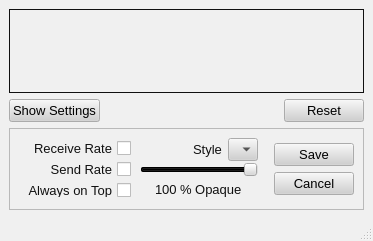
<ui version="4.0" >
 <class>BandwidthGraph</class>
 <widget class="QMainWindow" name="BandwidthGraph" >
  <property name="geometry" >
   <rect>
    <x>0</x>
    <y>0</y>
    <width>373</width>
    <height>241</height>
   </rect>
  </property>
  <property name="palette" >
   <palette>
    <active>
     <colorrole role="WindowText" >
      <brush brushstyle="SolidPattern" >
       <color alpha="255" >
        <red>16</red>
        <green>16</green>
        <blue>16</blue>
       </color>
      </brush>
     </colorrole>
     <colorrole role="Button" >
      <brush brushstyle="SolidPattern" >
       <color alpha="255" >
        <red>208</red>
        <green>208</green>
        <blue>208</blue>
       </color>
      </brush>
     </colorrole>
     <colorrole role="Light" >
      <brush brushstyle="SolidPattern" >
       <color alpha="255" >
        <red>255</red>
        <green>255</green>
        <blue>255</blue>
       </color>
      </brush>
     </colorrole>
     <colorrole role="Midlight" >
      <brush brushstyle="SolidPattern" >
       <color alpha="255" >
        <red>247</red>
        <green>247</green>
        <blue>247</blue>
       </color>
      </brush>
     </colorrole>
     <colorrole role="Dark" >
      <brush brushstyle="SolidPattern" >
       <color alpha="255" >
        <red>104</red>
        <green>104</green>
        <blue>104</blue>
       </color>
      </brush>
     </colorrole>
     <colorrole role="Mid" >
      <brush brushstyle="SolidPattern" >
       <color alpha="255" >
        <red>160</red>
        <green>160</green>
        <blue>160</blue>
       </color>
      </brush>
     </colorrole>
     <colorrole role="Text" >
      <brush brushstyle="SolidPattern" >
       <color alpha="255" >
        <red>0</red>
        <green>0</green>
        <blue>0</blue>
       </color>
      </brush>
     </colorrole>
     <colorrole role="BrightText" >
      <brush brushstyle="SolidPattern" >
       <color alpha="255" >
        <red>255</red>
        <green>255</green>
        <blue>255</blue>
       </color>
      </brush>
     </colorrole>
     <colorrole role="ButtonText" >
      <brush brushstyle="SolidPattern" >
       <color alpha="255" >
        <red>0</red>
        <green>0</green>
        <blue>0</blue>
       </color>
      </brush>
     </colorrole>
     <colorrole role="Base" >
      <brush brushstyle="SolidPattern" >
       <color alpha="255" >
        <red>255</red>
        <green>255</green>
        <blue>255</blue>
       </color>
      </brush>
     </colorrole>
     <colorrole role="Window" >
      <brush brushstyle="SolidPattern" >
       <color alpha="255" >
        <red>240</red>
        <green>240</green>
        <blue>240</blue>
       </color>
      </brush>
     </colorrole>
     <colorrole role="Shadow" >
      <brush brushstyle="SolidPattern" >
       <color alpha="255" >
        <red>0</red>
        <green>0</green>
        <blue>0</blue>
       </color>
      </brush>
     </colorrole>
     <colorrole role="Highlight" >
      <brush brushstyle="SolidPattern" >
       <color alpha="255" >
        <red>0</red>
        <green>0</green>
        <blue>0</blue>
       </color>
      </brush>
     </colorrole>
     <colorrole role="HighlightedText" >
      <brush brushstyle="SolidPattern" >
       <color alpha="255" >
        <red>255</red>
        <green>255</green>
        <blue>255</blue>
       </color>
      </brush>
     </colorrole>
     <colorrole role="Link" >
      <brush brushstyle="SolidPattern" >
       <color alpha="255" >
        <red>0</red>
        <green>0</green>
        <blue>255</blue>
       </color>
      </brush>
     </colorrole>
     <colorrole role="LinkVisited" >
      <brush brushstyle="SolidPattern" >
       <color alpha="255" >
        <red>255</red>
        <green>0</green>
        <blue>255</blue>
       </color>
      </brush>
     </colorrole>
     <colorrole role="AlternateBase" >
      <brush brushstyle="SolidPattern" >
       <color alpha="255" >
        <red>247</red>
        <green>247</green>
        <blue>247</blue>
       </color>
      </brush>
     </colorrole>
    </active>
    <inactive>
     <colorrole role="WindowText" >
      <brush brushstyle="SolidPattern" >
       <color alpha="255" >
        <red>16</red>
        <green>16</green>
        <blue>16</blue>
       </color>
      </brush>
     </colorrole>
     <colorrole role="Button" >
      <brush brushstyle="SolidPattern" >
       <color alpha="255" >
        <red>208</red>
        <green>208</green>
        <blue>208</blue>
       </color>
      </brush>
     </colorrole>
     <colorrole role="Light" >
      <brush brushstyle="SolidPattern" >
       <color alpha="255" >
        <red>255</red>
        <green>255</green>
        <blue>255</blue>
       </color>
      </brush>
     </colorrole>
     <colorrole role="Midlight" >
      <brush brushstyle="SolidPattern" >
       <color alpha="255" >
        <red>247</red>
        <green>247</green>
        <blue>247</blue>
       </color>
      </brush>
     </colorrole>
     <colorrole role="Dark" >
      <brush brushstyle="SolidPattern" >
       <color alpha="255" >
        <red>104</red>
        <green>104</green>
        <blue>104</blue>
       </color>
      </brush>
     </colorrole>
     <colorrole role="Mid" >
      <brush brushstyle="SolidPattern" >
       <color alpha="255" >
        <red>160</red>
        <green>160</green>
        <blue>160</blue>
       </color>
      </brush>
     </colorrole>
     <colorrole role="Text" >
      <brush brushstyle="SolidPattern" >
       <color alpha="255" >
        <red>0</red>
        <green>0</green>
        <blue>0</blue>
       </color>
      </brush>
     </colorrole>
     <colorrole role="BrightText" >
      <brush brushstyle="SolidPattern" >
       <color alpha="255" >
        <red>255</red>
        <green>255</green>
        <blue>255</blue>
       </color>
      </brush>
     </colorrole>
     <colorrole role="ButtonText" >
      <brush brushstyle="SolidPattern" >
       <color alpha="255" >
        <red>0</red>
        <green>0</green>
        <blue>0</blue>
       </color>
      </brush>
     </colorrole>
     <colorrole role="Base" >
      <brush brushstyle="SolidPattern" >
       <color alpha="255" >
        <red>255</red>
        <green>255</green>
        <blue>255</blue>
       </color>
      </brush>
     </colorrole>
     <colorrole role="Window" >
      <brush brushstyle="SolidPattern" >
       <color alpha="255" >
        <red>240</red>
        <green>240</green>
        <blue>240</blue>
       </color>
      </brush>
     </colorrole>
     <colorrole role="Shadow" >
      <brush brushstyle="SolidPattern" >
       <color alpha="255" >
        <red>0</red>
        <green>0</green>
        <blue>0</blue>
       </color>
      </brush>
     </colorrole>
     <colorrole role="Highlight" >
      <brush brushstyle="SolidPattern" >
       <color alpha="255" >
        <red>0</red>
        <green>0</green>
        <blue>0</blue>
       </color>
      </brush>
     </colorrole>
     <colorrole role="HighlightedText" >
      <brush brushstyle="SolidPattern" >
       <color alpha="255" >
        <red>255</red>
        <green>255</green>
        <blue>255</blue>
       </color>
      </brush>
     </colorrole>
     <colorrole role="Link" >
      <brush brushstyle="SolidPattern" >
       <color alpha="255" >
        <red>0</red>
        <green>0</green>
        <blue>255</blue>
       </color>
      </brush>
     </colorrole>
     <colorrole role="LinkVisited" >
      <brush brushstyle="SolidPattern" >
       <color alpha="255" >
        <red>255</red>
        <green>0</green>
        <blue>255</blue>
       </color>
      </brush>
     </colorrole>
     <colorrole role="AlternateBase" >
      <brush brushstyle="SolidPattern" >
       <color alpha="255" >
        <red>247</red>
        <green>247</green>
        <blue>247</blue>
       </color>
      </brush>
     </colorrole>
    </inactive>
    <disabled>
     <colorrole role="WindowText" >
      <brush brushstyle="SolidPattern" >
       <color alpha="255" >
        <red>104</red>
        <green>104</green>
        <blue>104</blue>
       </color>
      </brush>
     </colorrole>
     <colorrole role="Button" >
      <brush brushstyle="SolidPattern" >
       <color alpha="255" >
        <red>208</red>
        <green>208</green>
        <blue>208</blue>
       </color>
      </brush>
     </colorrole>
     <colorrole role="Light" >
      <brush brushstyle="SolidPattern" >
       <color alpha="255" >
        <red>255</red>
        <green>255</green>
        <blue>255</blue>
       </color>
      </brush>
     </colorrole>
     <colorrole role="Midlight" >
      <brush brushstyle="SolidPattern" >
       <color alpha="255" >
        <red>247</red>
        <green>247</green>
        <blue>247</blue>
       </color>
      </brush>
     </colorrole>
     <colorrole role="Dark" >
      <brush brushstyle="SolidPattern" >
       <color alpha="255" >
        <red>104</red>
        <green>104</green>
        <blue>104</blue>
       </color>
      </brush>
     </colorrole>
     <colorrole role="Mid" >
      <brush brushstyle="SolidPattern" >
       <color alpha="255" >
        <red>160</red>
        <green>160</green>
        <blue>160</blue>
       </color>
      </brush>
     </colorrole>
     <colorrole role="Text" >
      <brush brushstyle="SolidPattern" >
       <color alpha="255" >
        <red>104</red>
        <green>104</green>
        <blue>104</blue>
       </color>
      </brush>
     </colorrole>
     <colorrole role="BrightText" >
      <brush brushstyle="SolidPattern" >
       <color alpha="255" >
        <red>255</red>
        <green>255</green>
        <blue>255</blue>
       </color>
      </brush>
     </colorrole>
     <colorrole role="ButtonText" >
      <brush brushstyle="SolidPattern" >
       <color alpha="255" >
        <red>104</red>
        <green>104</green>
        <blue>104</blue>
       </color>
      </brush>
     </colorrole>
     <colorrole role="Base" >
      <brush brushstyle="SolidPattern" >
       <color alpha="255" >
        <red>240</red>
        <green>240</green>
        <blue>240</blue>
       </color>
      </brush>
     </colorrole>
     <colorrole role="Window" >
      <brush brushstyle="SolidPattern" >
       <color alpha="255" >
        <red>240</red>
        <green>240</green>
        <blue>240</blue>
       </color>
      </brush>
     </colorrole>
     <colorrole role="Shadow" >
      <brush brushstyle="SolidPattern" >
       <color alpha="255" >
        <red>0</red>
        <green>0</green>
        <blue>0</blue>
       </color>
      </brush>
     </colorrole>
     <colorrole role="Highlight" >
      <brush brushstyle="SolidPattern" >
       <color alpha="255" >
        <red>0</red>
        <green>0</green>
        <blue>0</blue>
       </color>
      </brush>
     </colorrole>
     <colorrole role="HighlightedText" >
      <brush brushstyle="SolidPattern" >
       <color alpha="255" >
        <red>255</red>
        <green>255</green>
        <blue>255</blue>
       </color>
      </brush>
     </colorrole>
     <colorrole role="Link" >
      <brush brushstyle="SolidPattern" >
       <color alpha="255" >
        <red>0</red>
        <green>0</green>
        <blue>255</blue>
       </color>
      </brush>
     </colorrole>
     <colorrole role="LinkVisited" >
      <brush brushstyle="SolidPattern" >
       <color alpha="255" >
        <red>255</red>
        <green>0</green>
        <blue>255</blue>
       </color>
      </brush>
     </colorrole>
     <colorrole role="AlternateBase" >
      <brush brushstyle="SolidPattern" >
       <color alpha="255" >
        <red>247</red>
        <green>247</green>
        <blue>247</blue>
       </color>
      </brush>
     </colorrole>
    </disabled>
   </palette>
  </property>
  <property name="font" >
   <font>
    <pointsize>10</pointsize>
   </font>
  </property>
  <property name="contextMenuPolicy" >
   <enum>Qt::NoContextMenu</enum>
  </property>
  <property name="windowTitle" >
   <string>Kommute  Bandwidth Usage</string>
  </property>
  <property name="windowIcon" >
   <iconset resource="../resources.qrc" >:/resources/graph.png</iconset>
  </property>
  <widget class="QWidget" name="centralwidget" >
   <layout class="QGridLayout" >
    <property name="leftMargin" >
     <number>9</number>
    </property>
    <property name="topMargin" >
     <number>9</number>
    </property>
    <property name="rightMargin" >
     <number>9</number>
    </property>
    <property name="bottomMargin" >
     <number>9</number>
    </property>
    <property name="horizontalSpacing" >
     <number>6</number>
    </property>
    <property name="verticalSpacing" >
     <number>6</number>
    </property>
    <item row="1" column="0" >
     <layout class="QHBoxLayout" >
      <property name="spacing" >
       <number>6</number>
      </property>
      <property name="leftMargin" >
       <number>0</number>
      </property>
      <property name="topMargin" >
       <number>0</number>
      </property>
      <property name="rightMargin" >
       <number>0</number>
      </property>
      <property name="bottomMargin" >
       <number>0</number>
      </property>
      <item>
       <widget class="QPushButton" name="btnToggleSettings" >
        <property name="text" >
         <string>Show Settings</string>
        </property>
        <property name="checkable" >
         <bool>true</bool>
        </property>
       </widget>
      </item>
      <item>
       <spacer>
        <property name="orientation" >
         <enum>Qt::Horizontal</enum>
        </property>
        <property name="sizeHint" >
         <size>
          <width>21</width>
          <height>20</height>
         </size>
        </property>
       </spacer>
      </item>
      <item>
       <widget class="QPushButton" name="btnReset" >
        <property name="text" >
         <string>Reset</string>
        </property>
       </widget>
      </item>
     </layout>
    </item>
    <item row="0" column="0" >
     <widget class="GraphFrame" name="frmGraph" >
      <property name="minimumSize" >
       <size>
        <width>120</width>
        <height>80</height>
       </size>
      </property>
      <property name="font" >
       <font>
        <pointsize>10</pointsize>
       </font>
      </property>
      <property name="contextMenuPolicy" >
       <enum>Qt::NoContextMenu</enum>
      </property>
      <property name="frameShape" >
       <enum>QFrame::Box</enum>
      </property>
      <property name="frameShadow" >
       <enum>QFrame::Plain</enum>
      </property>
     </widget>
    </item>
    <item row="2" column="0" >
     <widget class="QFrame" name="frmSettings" >
      <property name="sizePolicy" >
       <sizepolicy vsizetype="Fixed" hsizetype="Fixed" >
        <horstretch>0</horstretch>
        <verstretch>0</verstretch>
       </sizepolicy>
      </property>
      <property name="minimumSize" >
       <size>
        <width>355</width>
        <height>82</height>
       </size>
      </property>
      <property name="maximumSize" >
       <size>
        <width>355</width>
        <height>82</height>
       </size>
      </property>
      <property name="contextMenuPolicy" >
       <enum>Qt::NoContextMenu</enum>
      </property>
      <property name="frameShape" >
       <enum>QFrame::StyledPanel</enum>
      </property>
      <property name="frameShadow" >
       <enum>QFrame::Raised</enum>
      </property>
      <layout class="QHBoxLayout" >
       <property name="spacing" >
        <number>6</number>
       </property>
       <property name="leftMargin" >
        <number>9</number>
       </property>
       <property name="topMargin" >
        <number>9</number>
       </property>
       <property name="rightMargin" >
        <number>9</number>
       </property>
       <property name="bottomMargin" >
        <number>9</number>
       </property>
       <item>
        <layout class="QVBoxLayout" >
         <property name="spacing" >
          <number>6</number>
         </property>
         <property name="leftMargin" >
          <number>3</number>
         </property>
         <property name="topMargin" >
          <number>3</number>
         </property>
         <property name="rightMargin" >
          <number>3</number>
         </property>
         <property name="bottomMargin" >
          <number>3</number>
         </property>
         <item>
          <widget class="QCheckBox" name="chkReceiveRate" >
           <property name="font" >
            <font>
             <pointsize>10</pointsize>
            </font>
           </property>
           <property name="contextMenuPolicy" >
            <enum>Qt::NoContextMenu</enum>
           </property>
           <property name="toolTip" >
            <string/>
           </property>
           <property name="layoutDirection" >
            <enum>Qt::RightToLeft</enum>
           </property>
           <property name="text" >
            <string>Receive Rate</string>
           </property>
           <property name="checked" >
            <bool>false</bool>
           </property>
          </widget>
         </item>
         <item>
          <widget class="QCheckBox" name="chkSendRate" >
           <property name="font" >
            <font>
             <pointsize>10</pointsize>
            </font>
           </property>
           <property name="contextMenuPolicy" >
            <enum>Qt::NoContextMenu</enum>
           </property>
           <property name="toolTip" >
            <string/>
           </property>
           <property name="layoutDirection" >
            <enum>Qt::RightToLeft</enum>
           </property>
           <property name="text" >
            <string>Send Rate</string>
           </property>
           <property name="checked" >
            <bool>false</bool>
           </property>
          </widget>
         </item>
         <item>
          <widget class="QCheckBox" name="chkAlwaysOnTop" >
           <property name="layoutDirection" >
            <enum>Qt::RightToLeft</enum>
           </property>
           <property name="text" >
            <string>Always on Top</string>
           </property>
          </widget>
         </item>
         <item>
          <spacer>
           <property name="orientation" >
            <enum>Qt::Vertical</enum>
           </property>
           <property name="sizeHint" >
            <size>
             <width>20</width>
             <height>21</height>
            </size>
           </property>
          </spacer>
         </item>
        </layout>
       </item>
       <item>
        <layout class="QVBoxLayout" >
         <property name="spacing" >
          <number>1</number>
         </property>
         <property name="leftMargin" >
          <number>0</number>
         </property>
         <property name="topMargin" >
          <number>0</number>
         </property>
         <property name="rightMargin" >
          <number>0</number>
         </property>
         <property name="bottomMargin" >
          <number>0</number>
         </property>
         <item>
          <layout class="QHBoxLayout" >
           <property name="spacing" >
            <number>6</number>
           </property>
           <property name="leftMargin" >
            <number>0</number>
           </property>
           <property name="topMargin" >
            <number>0</number>
           </property>
           <property name="rightMargin" >
            <number>0</number>
           </property>
           <property name="bottomMargin" >
            <number>0</number>
           </property>
           <item>
            <spacer>
             <property name="orientation" >
              <enum>Qt::Horizontal</enum>
             </property>
             <property name="sizeHint" >
              <size>
               <width>20</width>
               <height>20</height>
              </size>
             </property>
            </spacer>
           </item>
           <item>
            <widget class="QLabel" name="label_2" >
             <property name="font" >
              <font>
               <pointsize>10</pointsize>
              </font>
             </property>
             <property name="text" >
              <string>Style</string>
             </property>
            </widget>
           </item>
           <item>
            <widget class="QComboBox" name="cmbGraphStyle" >
             <item>
              <property name="text" >
               <string/>
              </property>
              <property name="icon" >
               <iconset resource="../resources.qrc" >:/resources/graph-line.png</iconset>
              </property>
             </item>
             <item>
              <property name="text" >
               <string/>
              </property>
              <property name="icon" >
               <iconset resource="../resources.qrc" >:/resources/graph-area.png</iconset>
              </property>
             </item>
            </widget>
           </item>
          </layout>
         </item>
         <item>
          <widget class="QFrame" name="frmOpacity" >
           <property name="contextMenuPolicy" >
            <enum>Qt::NoContextMenu</enum>
           </property>
           <property name="frameShape" >
            <enum>QFrame::NoFrame</enum>
           </property>
           <property name="frameShadow" >
            <enum>QFrame::Plain</enum>
           </property>
           <layout class="QVBoxLayout" >
            <property name="spacing" >
             <number>3</number>
            </property>
            <property name="leftMargin" >
             <number>0</number>
            </property>
            <property name="topMargin" >
             <number>0</number>
            </property>
            <property name="rightMargin" >
             <number>0</number>
            </property>
            <property name="bottomMargin" >
             <number>0</number>
            </property>
            <item>
             <widget class="QSlider" name="sldrOpacity" >
              <property name="contextMenuPolicy" >
               <enum>Qt::NoContextMenu</enum>
              </property>
              <property name="toolTip" >
               <string>Changes the transparency of the Bandwidth Graph</string>
              </property>
              <property name="minimum" >
               <number>30</number>
              </property>
              <property name="maximum" >
               <number>100</number>
              </property>
              <property name="value" >
               <number>100</number>
              </property>
              <property name="sliderPosition" >
               <number>100</number>
              </property>
              <property name="tracking" >
               <bool>false</bool>
              </property>
              <property name="orientation" >
               <enum>Qt::Horizontal</enum>
              </property>
              <property name="invertedAppearance" >
               <bool>false</bool>
              </property>
              <property name="tickPosition" >
               <enum>QSlider::NoTicks</enum>
              </property>
              <property name="tickInterval" >
               <number>10</number>
              </property>
             </widget>
            </item>
            <item>
             <spacer>
              <property name="orientation" >
               <enum>Qt::Vertical</enum>
              </property>
              <property name="sizeHint" >
               <size>
                <width>20</width>
                <height>20</height>
               </size>
              </property>
             </spacer>
            </item>
            <item>
             <layout class="QHBoxLayout" >
              <property name="spacing" >
               <number>0</number>
              </property>
              <property name="leftMargin" >
               <number>0</number>
              </property>
              <property name="topMargin" >
               <number>0</number>
              </property>
              <property name="rightMargin" >
               <number>0</number>
              </property>
              <property name="bottomMargin" >
               <number>0</number>
              </property>
              <item>
               <spacer>
                <property name="orientation" >
                 <enum>Qt::Horizontal</enum>
                </property>
                <property name="sizeHint" >
                 <size>
                  <width>21</width>
                  <height>0</height>
                 </size>
                </property>
               </spacer>
              </item>
              <item>
               <widget class="QLabel" name="lblPercentOpacity" >
                <property name="minimumSize" >
                 <size>
                  <width>25</width>
                  <height>0</height>
                 </size>
                </property>
                <property name="font" >
                 <font>
                  <pointsize>10</pointsize>
                 </font>
                </property>
                <property name="contextMenuPolicy" >
                 <enum>Qt::NoContextMenu</enum>
                </property>
                <property name="layoutDirection" >
                 <enum>Qt::RightToLeft</enum>
                </property>
                <property name="text" >
                 <string>100</string>
                </property>
               </widget>
              </item>
              <item>
               <widget class="QLabel" name="label" >
                <property name="font" >
                 <font>
                  <pointsize>10</pointsize>
                 </font>
                </property>
                <property name="contextMenuPolicy" >
                 <enum>Qt::NoContextMenu</enum>
                </property>
                <property name="text" >
                 <string>% Opaque</string>
                </property>
               </widget>
              </item>
              <item>
               <spacer>
                <property name="orientation" >
                 <enum>Qt::Horizontal</enum>
                </property>
                <property name="sizeHint" >
                 <size>
                  <width>21</width>
                  <height>0</height>
                 </size>
                </property>
               </spacer>
              </item>
             </layout>
            </item>
           </layout>
          </widget>
         </item>
         <item>
          <spacer>
           <property name="orientation" >
            <enum>Qt::Vertical</enum>
           </property>
           <property name="sizeHint" >
            <size>
             <width>21</width>
             <height>20</height>
            </size>
           </property>
          </spacer>
         </item>
        </layout>
       </item>
       <item>
        <spacer>
         <property name="orientation" >
          <enum>Qt::Horizontal</enum>
         </property>
         <property name="sizeHint" >
          <size>
           <width>21</width>
           <height>20</height>
          </size>
         </property>
        </spacer>
       </item>
       <item>
        <layout class="QVBoxLayout" >
         <property name="spacing" >
          <number>1</number>
         </property>
         <property name="leftMargin" >
          <number>0</number>
         </property>
         <property name="topMargin" >
          <number>0</number>
         </property>
         <property name="rightMargin" >
          <number>0</number>
         </property>
         <property name="bottomMargin" >
          <number>0</number>
         </property>
         <item>
          <widget class="QPushButton" name="btnSaveSettings" >
           <property name="text" >
            <string>Save</string>
           </property>
          </widget>
         </item>
         <item>
          <widget class="QPushButton" name="btnCancelSettings" >
           <property name="text" >
            <string>Cancel</string>
           </property>
          </widget>
         </item>
        </layout>
       </item>
      </layout>
     </widget>
    </item>
   </layout>
  </widget>
  <widget class="QStatusBar" name="statusbar" />
 </widget>
 <customwidgets>
  <customwidget>
   <class>GraphFrame</class>
   <extends>QFrame</extends>
   <header>graphframe.h</header>
   <container>1</container>
  </customwidget>
 </customwidgets>
 <tabstops>
  <tabstop>btnToggleSettings</tabstop>
  <tabstop>btnReset</tabstop>
  <tabstop>chkReceiveRate</tabstop>
  <tabstop>chkSendRate</tabstop>
  <tabstop>chkAlwaysOnTop</tabstop>
  <tabstop>cmbGraphStyle</tabstop>
  <tabstop>sldrOpacity</tabstop>
  <tabstop>btnSaveSettings</tabstop>
  <tabstop>btnCancelSettings</tabstop>
 </tabstops>
 <resources>
  <include location="../resources.qrc" />
 </resources>
 <connections/>
</ui>
